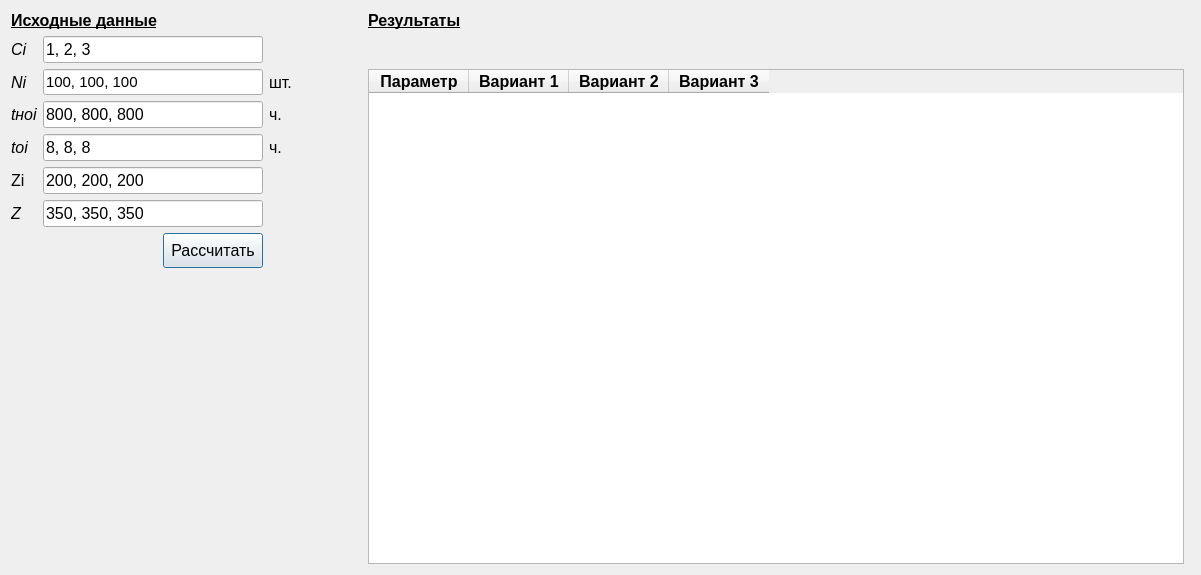
<?xml version="1.0" encoding="UTF-8"?>
<ui version="4.0">
 <class>ModelRepairman</class>
 <widget class="QDialog" name="ModelRepairman">
  <property name="geometry">
   <rect>
    <x>0</x>
    <y>0</y>
    <width>1201</width>
    <height>575</height>
   </rect>
  </property>
  <property name="windowTitle">
   <string>Dialog</string>
  </property>
  <layout class="QGridLayout" name="gridLayout_2">
   <item row="0" column="1">
    <layout class="QGridLayout" name="gridLayout">
     <item row="1" column="2">
      <widget class="QLineEdit" name="c_lineEdit">
       <property name="minimumSize">
        <size>
         <width>220</width>
         <height>0</height>
        </size>
       </property>
       <property name="maximumSize">
        <size>
         <width>220</width>
         <height>16777215</height>
        </size>
       </property>
       <property name="font">
        <font>
         <pointsize>12</pointsize>
        </font>
       </property>
       <property name="text">
        <string>1, 2, 3</string>
       </property>
      </widget>
     </item>
     <item row="4" column="3">
      <widget class="QLabel" name="label_5">
       <property name="font">
        <font>
         <pointsize>12</pointsize>
        </font>
       </property>
       <property name="text">
        <string>ч.</string>
       </property>
      </widget>
     </item>
     <item row="0" column="1" colspan="3">
      <widget class="QLabel" name="label_4">
       <property name="font">
        <font>
         <pointsize>12</pointsize>
         <weight>75</weight>
         <bold>true</bold>
         <underline>true</underline>
        </font>
       </property>
       <property name="text">
        <string>Исходные данные</string>
       </property>
      </widget>
     </item>
     <item row="4" column="2">
      <widget class="QLineEdit" name="tno_lineEdit">
       <property name="sizePolicy">
        <sizepolicy hsizetype="Minimum" vsizetype="Fixed">
         <horstretch>0</horstretch>
         <verstretch>0</verstretch>
        </sizepolicy>
       </property>
       <property name="minimumSize">
        <size>
         <width>220</width>
         <height>0</height>
        </size>
       </property>
       <property name="maximumSize">
        <size>
         <width>220</width>
         <height>16777215</height>
        </size>
       </property>
       <property name="font">
        <font>
         <pointsize>12</pointsize>
        </font>
       </property>
       <property name="text">
        <string>800, 800, 800</string>
       </property>
      </widget>
     </item>
     <item row="5" column="1">
      <widget class="QLabel" name="label_3">
       <property name="font">
        <font>
         <pointsize>12</pointsize>
         <italic>true</italic>
        </font>
       </property>
       <property name="toolTip">
        <string>&lt;html&gt;&lt;head/&gt;&lt;body&gt;&lt;p&gt;Среднее время ремонта одного компьютера&lt;/p&gt;&lt;/body&gt;&lt;/html&gt;</string>
       </property>
       <property name="text">
        <string>tоi</string>
       </property>
      </widget>
     </item>
     <item row="3" column="1">
      <widget class="QLabel" name="N_label">
       <property name="font">
        <font>
         <pointsize>12</pointsize>
         <italic>true</italic>
        </font>
       </property>
       <property name="toolTip">
        <string>&lt;html&gt;&lt;head/&gt;&lt;body&gt;&lt;p&gt;Количество компьютеров&lt;/p&gt;&lt;/body&gt;&lt;/html&gt;</string>
       </property>
       <property name="text">
        <string>Ni</string>
       </property>
      </widget>
     </item>
     <item row="8" column="4">
      <spacer name="horizontalSpacer_2">
       <property name="orientation">
        <enum>Qt::Horizontal</enum>
       </property>
       <property name="sizeType">
        <enum>QSizePolicy::Fixed</enum>
       </property>
       <property name="sizeHint" stdset="0">
        <size>
         <width>70</width>
         <height>20</height>
        </size>
       </property>
      </spacer>
     </item>
     <item row="3" column="2">
      <widget class="QLineEdit" name="n_lineEdit">
       <property name="enabled">
        <bool>true</bool>
       </property>
       <property name="sizePolicy">
        <sizepolicy hsizetype="Fixed" vsizetype="Fixed">
         <horstretch>0</horstretch>
         <verstretch>0</verstretch>
        </sizepolicy>
       </property>
       <property name="minimumSize">
        <size>
         <width>120</width>
         <height>0</height>
        </size>
       </property>
       <property name="maximumSize">
        <size>
         <width>220</width>
         <height>16777215</height>
        </size>
       </property>
       <property name="font">
        <font>
         <pointsize>11</pointsize>
        </font>
       </property>
       <property name="toolTip">
        <string>&lt;html&gt;&lt;head/&gt;&lt;body&gt;&lt;p&gt;&lt;br/&gt;&lt;/p&gt;&lt;/body&gt;&lt;/html&gt;</string>
       </property>
       <property name="whatsThis">
        <string>&lt;html&gt;&lt;head/&gt;&lt;body&gt;&lt;p&gt;&lt;br/&gt;&lt;/p&gt;&lt;/body&gt;&lt;/html&gt;</string>
       </property>
       <property name="text">
        <string>100, 100, 100</string>
       </property>
      </widget>
     </item>
     <item row="3" column="3">
      <widget class="QLabel" name="label">
       <property name="font">
        <font>
         <pointsize>12</pointsize>
        </font>
       </property>
       <property name="text">
        <string>шт.</string>
       </property>
      </widget>
     </item>
     <item row="0" column="5" colspan="2">
      <widget class="QLabel" name="label_7">
       <property name="font">
        <font>
         <pointsize>12</pointsize>
         <weight>75</weight>
         <bold>true</bold>
         <underline>true</underline>
        </font>
       </property>
       <property name="text">
        <string>Результаты</string>
       </property>
      </widget>
     </item>
     <item row="5" column="2">
      <widget class="QLineEdit" name="to_lineEdit">
       <property name="sizePolicy">
        <sizepolicy hsizetype="Minimum" vsizetype="Fixed">
         <horstretch>0</horstretch>
         <verstretch>0</verstretch>
        </sizepolicy>
       </property>
       <property name="minimumSize">
        <size>
         <width>120</width>
         <height>0</height>
        </size>
       </property>
       <property name="maximumSize">
        <size>
         <width>220</width>
         <height>16777215</height>
        </size>
       </property>
       <property name="font">
        <font>
         <pointsize>12</pointsize>
        </font>
       </property>
       <property name="text">
        <string>8, 8, 8</string>
       </property>
      </widget>
     </item>
     <item row="4" column="1">
      <widget class="QLabel" name="label_2">
       <property name="font">
        <font>
         <pointsize>12</pointsize>
         <italic>true</italic>
        </font>
       </property>
       <property name="toolTip">
        <string>&lt;html&gt;&lt;head/&gt;&lt;body&gt;&lt;p&gt;Среднее время наработки на отказ одного компьютера&lt;/p&gt;&lt;/body&gt;&lt;/html&gt;</string>
       </property>
       <property name="text">
        <string>tноi</string>
       </property>
      </widget>
     </item>
     <item row="5" column="3">
      <widget class="QLabel" name="label_6">
       <property name="font">
        <font>
         <pointsize>12</pointsize>
        </font>
       </property>
       <property name="text">
        <string>ч.</string>
       </property>
      </widget>
     </item>
     <item row="9" column="4">
      <spacer name="verticalSpacer_2">
       <property name="orientation">
        <enum>Qt::Vertical</enum>
       </property>
       <property name="sizeType">
        <enum>QSizePolicy::MinimumExpanding</enum>
       </property>
       <property name="sizeHint" stdset="0">
        <size>
         <width>22</width>
         <height>40</height>
        </size>
       </property>
      </spacer>
     </item>
     <item row="3" column="5" rowspan="7">
      <widget class="QTableWidget" name="tableWidget">
       <property name="sizePolicy">
        <sizepolicy hsizetype="MinimumExpanding" vsizetype="Preferred">
         <horstretch>0</horstretch>
         <verstretch>0</verstretch>
        </sizepolicy>
       </property>
       <property name="font">
        <font>
         <pointsize>12</pointsize>
        </font>
       </property>
       <property name="editTriggers">
        <set>QAbstractItemView::NoEditTriggers</set>
       </property>
       <property name="wordWrap">
        <bool>true</bool>
       </property>
       <property name="cornerButtonEnabled">
        <bool>true</bool>
       </property>
       <attribute name="verticalHeaderVisible">
        <bool>false</bool>
       </attribute>
       <column>
        <property name="text">
         <string>Параметр</string>
        </property>
        <property name="font">
         <font>
          <pointsize>12</pointsize>
          <weight>75</weight>
          <bold>true</bold>
         </font>
        </property>
       </column>
       <column>
        <property name="text">
         <string>Вариант 1</string>
        </property>
        <property name="font">
         <font>
          <pointsize>12</pointsize>
          <weight>75</weight>
          <bold>true</bold>
         </font>
        </property>
       </column>
       <column>
        <property name="text">
         <string>Вариант 2</string>
        </property>
        <property name="font">
         <font>
          <pointsize>12</pointsize>
          <weight>75</weight>
          <bold>true</bold>
         </font>
        </property>
       </column>
       <column>
        <property name="text">
         <string>Вариант 3</string>
        </property>
        <property name="font">
         <font>
          <pointsize>12</pointsize>
          <weight>75</weight>
          <bold>true</bold>
         </font>
        </property>
       </column>
      </widget>
     </item>
     <item row="8" column="2">
      <widget class="QPushButton" name="calculateButton">
       <property name="sizePolicy">
        <sizepolicy hsizetype="Fixed" vsizetype="Fixed">
         <horstretch>0</horstretch>
         <verstretch>0</verstretch>
        </sizepolicy>
       </property>
       <property name="minimumSize">
        <size>
         <width>100</width>
         <height>35</height>
        </size>
       </property>
       <property name="font">
        <font>
         <pointsize>12</pointsize>
        </font>
       </property>
       <property name="layoutDirection">
        <enum>Qt::RightToLeft</enum>
       </property>
       <property name="text">
        <string>Рассчитать</string>
       </property>
      </widget>
     </item>
     <item row="6" column="1">
      <widget class="QLabel" name="label_9">
       <property name="font">
        <font>
         <pointsize>12</pointsize>
        </font>
       </property>
       <property name="toolTip">
        <string>&lt;html&gt;&lt;head/&gt;&lt;body&gt;&lt;p&gt;Заработная плата специалиста за 1 час&lt;/p&gt;&lt;/body&gt;&lt;/html&gt;</string>
       </property>
       <property name="text">
        <string>Zi</string>
       </property>
      </widget>
     </item>
     <item row="1" column="1">
      <widget class="QLabel" name="label_8">
       <property name="font">
        <font>
         <pointsize>12</pointsize>
         <italic>true</italic>
        </font>
       </property>
       <property name="text">
        <string>Ci</string>
       </property>
      </widget>
     </item>
     <item row="7" column="1">
      <widget class="QLabel" name="label_10">
       <property name="font">
        <font>
         <pointsize>12</pointsize>
         <italic>true</italic>
        </font>
       </property>
       <property name="toolTip">
        <string>&lt;html&gt;&lt;head/&gt;&lt;body&gt;&lt;p&gt;Финансовые потери организации от неисправного компьютера за 1 час&lt;/p&gt;&lt;/body&gt;&lt;/html&gt;</string>
       </property>
       <property name="text">
        <string>Z</string>
       </property>
      </widget>
     </item>
     <item row="6" column="2">
      <widget class="QLineEdit" name="zi_lineEdit">
       <property name="minimumSize">
        <size>
         <width>120</width>
         <height>0</height>
        </size>
       </property>
       <property name="maximumSize">
        <size>
         <width>220</width>
         <height>16777215</height>
        </size>
       </property>
       <property name="font">
        <font>
         <pointsize>12</pointsize>
        </font>
       </property>
       <property name="text">
        <string>200, 200, 200</string>
       </property>
      </widget>
     </item>
     <item row="7" column="2">
      <widget class="QLineEdit" name="z_lineEdit">
       <property name="minimumSize">
        <size>
         <width>120</width>
         <height>0</height>
        </size>
       </property>
       <property name="maximumSize">
        <size>
         <width>220</width>
         <height>16777215</height>
        </size>
       </property>
       <property name="font">
        <font>
         <pointsize>12</pointsize>
        </font>
       </property>
       <property name="text">
        <string>350, 350, 350</string>
       </property>
      </widget>
     </item>
    </layout>
   </item>
  </layout>
 </widget>
 <resources/>
 <connections/>
</ui>
